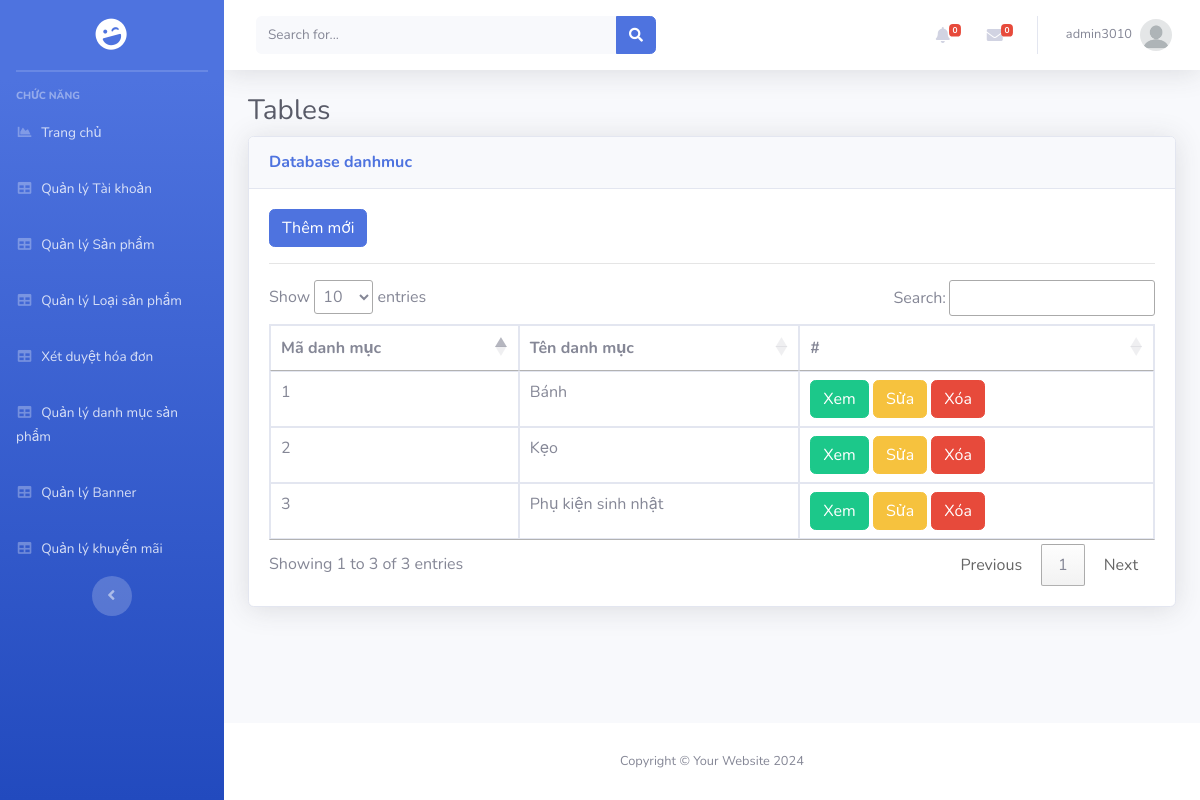
/Admin/index.php?mod=danhmuc (signed in), run on the app's committed database.
### tables this page shows
CREATE TABLE `danhmuc` (
  `MaDM` int(11) NOT NULL,
  `TenDM` varchar(255) DEFAULT NULL
);

### Admin/MVC/controllers/DanhmucController.php (called while the page is built, shortened)
<?php
class DanhmucController
{
	var $danhmuc_model;
	function __construct()
	{
		$this->danhmuc_model = new Danhmuc();
	}
	public function list()
	{
		$data = $this->danhmuc_model->All();
		require_once("MVC/Views/Admin/index.php");
	}
}

### Admin/MVC/Models/connection.php (called while the page is built, shortened)
<?php
    class Connection{
        function __construct()
        {
            $severname ="localhost";
            $username ="root";
            $password ="";
            $db_name ="memocake";
            $this->conn = new mysqli($severname,$username,$password,$db_name);
        }
    }
?>

### Admin/MVC/Models/model.php (called while the page is built, shortened)
<?php
require_once("connection.php");
class Model
{
    var $table;
    var $contens;
    function __construct()
    {
        $conn_obj = new Connection();
        $this->conn = $conn_obj->conn;
    }
    function All()
    {
        $query = "select * from $this->table ORDER BY $this->contens DESC ";
        require("result.php");
        return $data;
    }
}

### Admin/MVC/Models/result.php (called while the page is built)
<?php
$result = $this->conn->query($query);
$data = array();
while ($row = $result->fetch_assoc()) {
    $data[] = $row;
}
?>

### Admin/MVC/Views/danhmuc/list.php (the view, shortened to what this page needs)
<?php if (isset($_SESSION['isLogin_Admin']) && $_SESSION['isLogin_Admin'] == true) { ?>
<a href="?mod=danhmuc&act=add" type="button" class="btn btn-primary">Thêm mới</a>
<?php } ?>
<hr>
<table class="table table-bordered" id="dataTable" width="100%" cellspacing="0">
  <thead>
    <tr>
      <th scope="col">Mã danh mục</th>
      <th scope="col">Tên danh mục</th>
      <th scope="col">#</th>
    </tr>
  </thead>
  <tbody>
    <?php foreach ($data as $row) { ?>
      <tr>
        <td><?= $row['MaDM'] ?></td>
        <td><?= $row['TenDM'] ?></td>
        <td>
          <a href="?mod=danhmuc&act=detail&id=<?= $row['MaDM'] ?>" class="btn btn-success">Xem</a>
          <?php if (isset($_SESSION['isLogin_Admin']) && $_SESSION['isLogin_Admin'] == true) { ?>
          <a href="?mod=danhmuc&act=edit&id=<?= $row['MaDM'] ?>" class="btn btn-warning">Sửa</a>
          <a href="?mod=danhmuc&act=delete&id=<?= $row['MaDM'] ?>" onclick="return confirm('Bạn có thật sự muốn xóa ?');" type="button" class="btn btn-danger">Xóa</a>
          <?php }?>
        </td>
      </tr>
    <?php } ?>
</table>

### data on the page
danhmuc: MaDM "3", TenDM "Phụ kiện sinh nhật"
danhmuc: MaDM "2", TenDM "Kẹo"
danhmuc: MaDM "1", TenDM "Bánh"

### other printed values
$_SESSION['login']['TaiKhoan'] "admin3010"
$mod "danhmuc"
